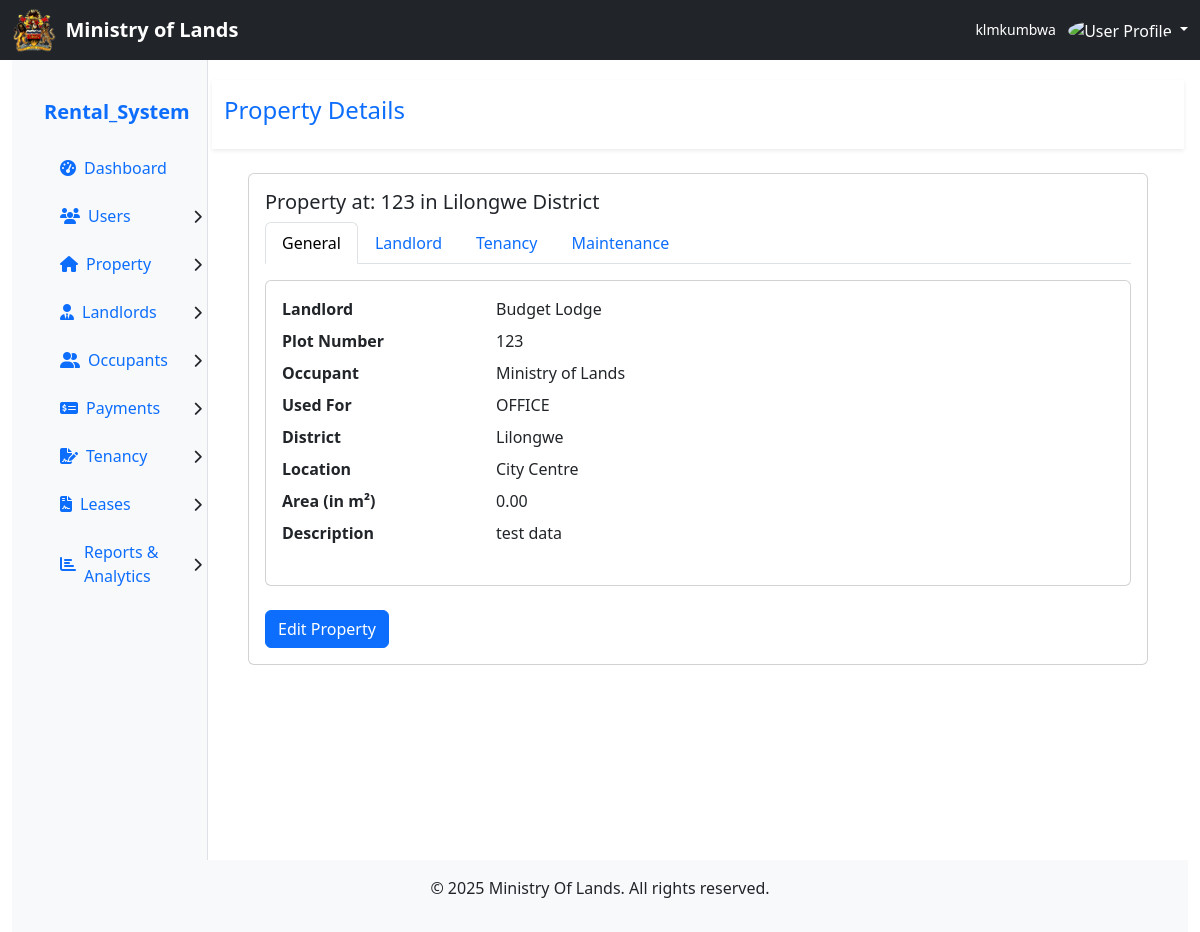
Page /index.php?page=property_details&Property_ID=2 (signed in) on the committed database.
### tables this page shows
CREATE TABLE IF NOT EXISTS `property` (
  `Property_ID` int NOT NULL AUTO_INCREMENT,
  `Landlord_ID` int DEFAULT NULL,
  `Property_type_ID` int DEFAULT NULL,
  `Plot_number` varchar(50) DEFAULT NULL,
  `District` varchar(50) DEFAULT NULL,
  `Location` text,
  `Sn_file` varchar(255) DEFAULT NULL,
  `Geo_ref_coordinates` varchar(100) DEFAULT NULL,
  `RCA` varchar(50) DEFAULT NULL,
  `Area` decimal(10,2) DEFAULT NULL,
  `Description` text,
  PRIMARY KEY (`Property_ID`),
  KEY `Landlord_ID` (`Landlord_ID`),
  KEY `Property_type_ID` (`Property_type_ID`)
);

CREATE TABLE IF NOT EXISTS `landlord` (
  `Landlord_ID` int NOT NULL AUTO_INCREMENT,
  `Name` varchar(100) DEFAULT NULL,
  `Address` text,
  `Phone_Number` varchar(15) DEFAULT NULL,
  `Landlord_type_ID` int DEFAULT NULL,
  `National_ID` varchar(20) DEFAULT NULL,
  `Bank_name` varchar(100) DEFAULT NULL,
  `Bank_account_holder` varchar(100) DEFAULT NULL,
  `Bank_account_number` varchar(50) DEFAULT NULL,
  `Vendor_code` varchar(50) DEFAULT NULL,
  PRIMARY KEY (`Landlord_ID`),
  KEY `Landlord_type_ID` (`Landlord_type_ID`)
);

CREATE TABLE IF NOT EXISTS `occupants` (
  `Occupant_ID` int NOT NULL AUTO_INCREMENT,
  `MDA_ID` int DEFAULT NULL,
  `Name` varchar(100) DEFAULT NULL,
  `Contact` varchar(15) DEFAULT NULL,
  `Email` varchar(100) DEFAULT NULL,
  `Description` text,
  PRIMARY KEY (`Occupant_ID`),
  KEY `MDA_ID` (`MDA_ID`)
);

CREATE TABLE IF NOT EXISTS `tenancy` (
  `Tenancy_ID` int NOT NULL AUTO_INCREMENT,
  `Property_ID` int DEFAULT NULL,
  `Occupant_ID` int DEFAULT NULL,
  `Lease_ID` int DEFAULT NULL,
  `Monthly_rent` decimal(10,2) DEFAULT NULL,
  `Occupation_date` date DEFAULT NULL,
  `Rent_first_occupation` decimal(10,2) DEFAULT NULL,
  `Termination_status` enum('Active','Terminated') DEFAULT NULL,
  `Used_for` varchar(100) DEFAULT NULL,
  `created_at` timestamp NULL DEFAULT CURRENT_TIMESTAMP,
  `created_by` varchar(255) DEFAULT 'admin',
  PRIMARY KEY (`Tenancy_ID`),
  KEY `Property_ID` (`Property_ID`),
  KEY `Occupant_ID` (`Occupant_ID`),
  KEY `Lease_ID` (`Lease_ID`)
);

### pages/property_details.php (the view, shortened to what this page needs)
<?php
if (isset($_GET['Property_ID'])) {
    $property_id = intval($_GET['Property_ID']);
    $sql = "SELECT
        p.Landlord_ID,
        l.Name AS Landlord_Name,
        p.Property_ID,
        p.Plot_number,
        o.Name AS Occupant,
        t.Used_for,
        p.District,
        p.Location,
        p.Area,
        p.Description,
        o.Occupant_ID
    FROM Property p
    LEFT JOIN Landlord l ON p.Landlord_ID = l.Landlord_ID
    LEFT JOIN Property_types pt ON p.Property_type_ID = pt.Property_type_ID
    LEFT JOIN Tenancy t ON p.Property_ID = t.Property_id
    LEFT JOIN Occupants o ON t.Occupant_ID = o.Occupant_ID
    WHERE p.Property_ID = ?";
    $stmt = $conn->prepare($sql);
    $stmt->bind_param("i", $property_id);
    $stmt->execute();
    $result = $stmt->get_result();
    $property = $result->fetch_assoc();
    if ($property) {
?>
<div class="row bg-white py-3 shadow-sm">
    <div class="col">
        <h4 class="text-primary">Property Details</h4>
    </div>
</div>
<div class="row p-4">
    <div class="col-md-12">
        <div class="card">
            <div class="card-body">
                <h5 class="card-title">Property at: <?= htmlspecialchars($property['Plot_number'] ?? 'N/A')?> in <?= htmlspecialchars($property['District'] ?? 'N/A') ?> District </h5>
                <ul class="nav nav-tabs" id="propertyTabs" role="tablist">
                    <li class="nav-item" role="presentation">
                        <a class="nav-link active" id="property-details-tab" data-bs-toggle="tab" href="#property-details" role="tab" aria-controls="property-details" aria-selected="true">General</a>
                    </li>
                    <li class="nav-item" role="presentation">
                        <a class="nav-link" id="landlord-details-tab" data-bs-toggle="tab" href="#landlord-details" role="tab" aria-controls="landlord-details" aria-selected="false">Landlord</a>
                    </li>
                    <li class="nav-item" role="presentation">
                        <a class="nav-link" id="tenancy-details-tab" data-bs-toggle="tab" href="#tenancy-details" role="tab" aria-controls="tenancy-details" aria-selected="false">Tenancy </a>
                    </li>
                    <li class="nav-item" role="presentation">
                        <a class="nav-link" id="maintenance-tab" data-bs-toggle="tab" href="#maintenance" role="tab" aria-controls="maintenance" aria-selected="false">Maintenance</a>
                    </li>
                </ul>
                <div class="tab-content mt-3">
                    <div class="tab-pane fade show active" id="property-details" role="tabpanel" aria-labelledby="property-details-tab">
                        <div class="card mb-4">
                            <div class="card-body">
                                <dl class="row">
                                    <dt class="col-sm-3">Landlord</dt>
                                    <dd class="col-sm-9"><?= htmlspecialchars($property['Landlord_Name'] ?? 'N/A') ?></dd>
                                    <dt class="col-sm-3">Plot Number</dt>
                                    <dd class="col-sm-9"><?= htmlspecialchars($property['Plot_number'] ?? 'N/A') ?></dd>
                                    <dt class="col-sm-3">Occupant</dt>
                                    <dd class="col-sm-9"><?= htmlspecialchars($property['Occupant'] ?? 'Vacant') ?></dd>
                                    <dt class="col-sm-3">Used For</dt>
                                    <dd class="col-sm-9"><?= htmlspecialchars($property['Used_for'] ?? 'N/A') ?></dd>
                                    <dt class="col-sm-3">District</dt>
                                    <dd class="col-sm-9"><?= htmlspecialchars($property['District'] ?? 'N/A') ?></dd>
                                    <dt class="col-sm-3">Location</dt>
                                    <dd class="col-sm-9"><?= htmlspecialchars($property['Location'] ?? 'N/A') ?></dd>
                                    <dt class="col-sm-3">Area (in m²)</dt>
                                    <dd class="col-sm-9"><?= htmlspecialchars($property['Area'] ?? 'N/A') ?></dd>
                                    <dt class="col-sm-3">Description</dt>
                                    <dd class="col-sm-9"><?= nl2br(htmlspecialchars($property['Description'] ?? 'No description available')) ?></dd>
                                </dl>
                            </div>
                        </div>
                        <a href="index.php?page=edit_property&Property_ID=<?= $property_id ?>" class="btn btn-primary">Edit Property</a>
                    </div>
                </div>
            </div>
        </div>
    </div>
</div>
<?php
    } else {
        echo "<div class='alert alert-warning'>Property not found.</div>";
    }
} else {
    echo "<div class='alert alert-danger'>No property selected.</div>";
}
?>

### rows in the picture
property: Plot_number "123", District "Lilongwe", Landlord_ID.Name "Budget Lodge", occupants.Name "Ministry of Lands", tenancy.Used_for "OFFICE", Location "City Centre", Area "0.00", Description "test data"

### other values in the picture
$username "klmkumbwa"
